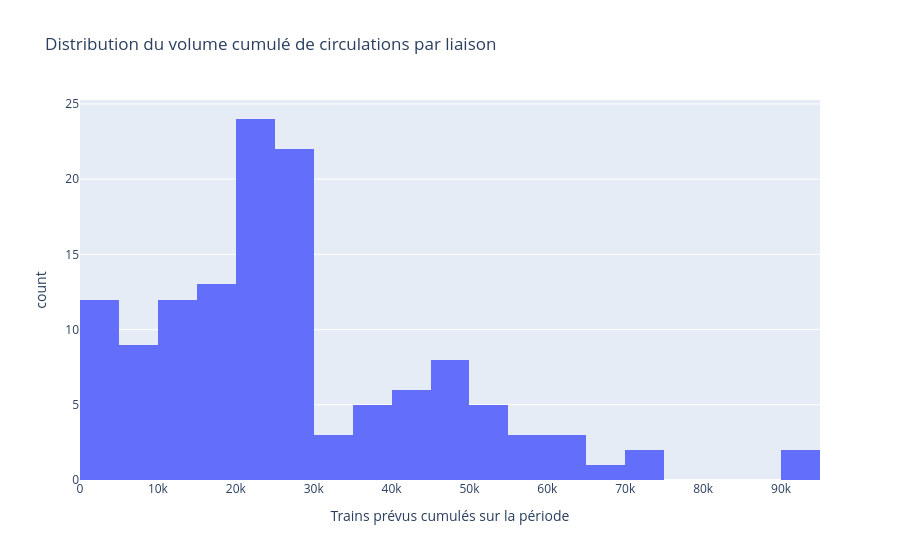

Here is the notebook cell this chart was saved with:
### Markdown cell above
## 4. Exploration graphique de la problématique

### 4.1 Distribution des volumes par liaison

On agrège les données par liaison (avec taux pondérés) pour observer l'hétérogénéité de l'offre entre les petites et les grandes liaisons.

### Code cell
df_liaisons = df_valide.groupby("Liaison", as_index=False).agg(
    nb_mois=("Date", "count"),
    trains_prevus=("Nombre de circulations prévues", "sum"),
    trains_annules=("Nombre de trains annulés", "sum"),
    trains_circules=("trains_circules", "sum"),
    trains_retard=("Nombre de trains en retard à l'arrivée", "sum"),
    duree_moyenne=("Durée moyenne du trajet", "mean"),
)
df_liaisons["taux_annulation"] = (
    df_liaisons["trains_annules"] / df_liaisons["trains_prevus"] * 100
)
df_liaisons["taux_retard_arrivee"] = np.where(
    df_liaisons["trains_circules"] > 0,
    df_liaisons["trains_retard"] / df_liaisons["trains_circules"] * 100,
    np.nan,
)

display(df_liaisons.sort_values("trains_prevus", ascending=False).head(10).round(2))

fig_hist = px.histogram(
    df_liaisons,
    x="trains_prevus",
    nbins=30,
    labels={"trains_prevus": "Trains prévus cumulés sur la période"},
    title="Distribution du volume cumulé de circulations par liaison",
)
fig_hist.show()

### Figure 1 — Plotly figure (JSON) as saved in the notebook; plotly's stock layout.template omitted (floating-point values rounded to 4 significant figures; data arrays with more than 128 entries replaced by an {"elided": "..."} marker saying what was removed)
{"data": [{"bingroup": "x", "hovertemplate": "Trains prévus cumulés sur la période=%{x}<br>count=%{y}<extra></extra>", "legendgroup": "", "marker": {"color": "#636efa", "pattern": {"shape": ""}}, "name": "", "nbinsx": 30, "orientation": "v", "showlegend": false, "x": {"elided": "130 int values"}, "xaxis": "x", "yaxis": "y", "type": "histogram"}], "layout": {"xaxis": {"anchor": "y", "domain": [0, 1], "title": {"text": "Trains prévus cumulés sur la période"}}, "yaxis": {"anchor": "x", "domain": [0, 1], "title": {"text": "count"}}, "legend": {"tracegroupgap": 0}, "title": {"text": "Distribution du volume cumulé de circulations par liaison"}, "barmode": "relative"}}
